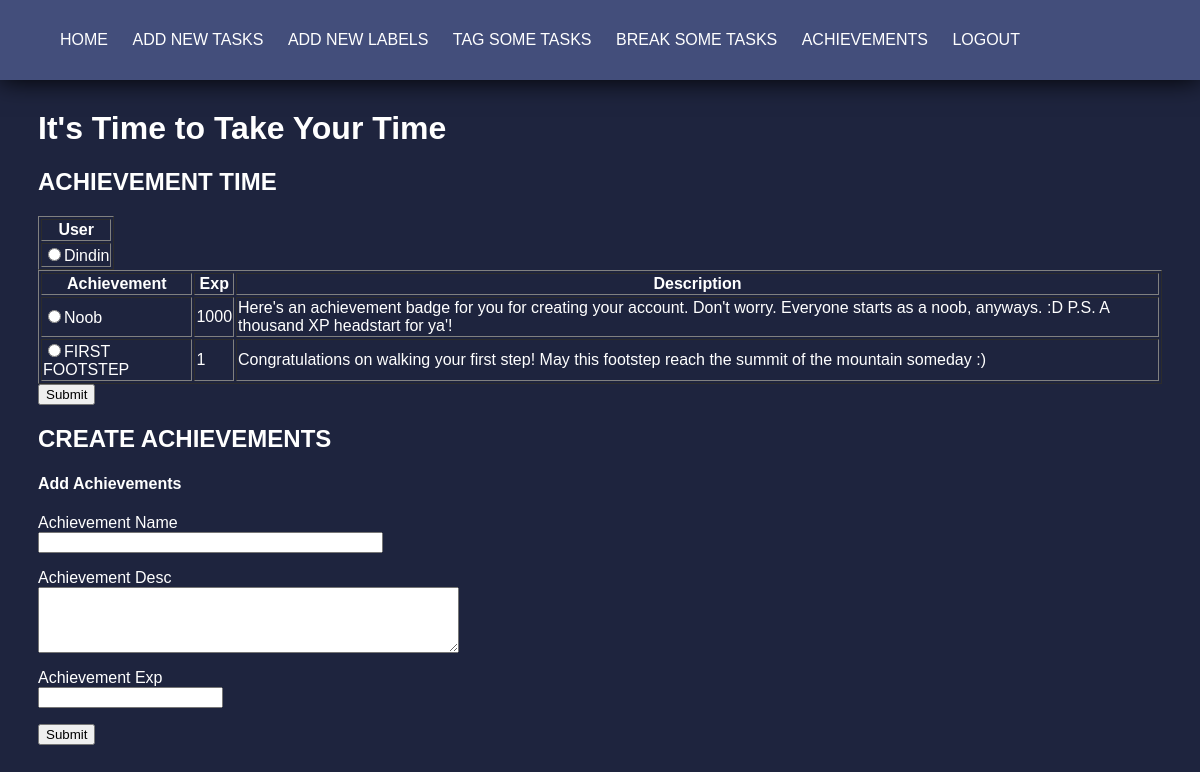
Screenshot of /userachievement.php (signed in) with the database file from the repository.
### tables this page shows
CREATE TABLE IF NOT EXISTS `user` (
  `user_ID` int(5) NOT NULL AUTO_INCREMENT,
  `user_name` varchar(20) DEFAULT NULL,
  `password` varchar(150) DEFAULT NULL,
  `rank` varchar(10) DEFAULT NULL,
  PRIMARY KEY (`user_ID`)
);

CREATE TABLE IF NOT EXISTS `achievements` (
  `ach_ID` int(5) NOT NULL AUTO_INCREMENT,
  `ach_name` varchar(20) DEFAULT NULL,
  `exp_value` int(5) DEFAULT '0',
  `description` varchar(500) DEFAULT NULL,
  PRIMARY KEY (`ach_ID`)
);

### userachievement.php (the view, shortened to what this page needs)
<html>
	<head>
		<link rel="stylesheet" type="text/css" href="styles/main.css">
	</head>
	<body>
	<h1> It's Time to Take Your Time </h1>
	<h2> ACHIEVEMENT TIME </h2>
	<div id='AddTasks'>
		<form action="./processing?process=adduserachievement" method="post" enctype="multipart/form-data">
			<?php
					function toecho($task_ID, $task_name){
						echo '<tr>';
						echo '<td><input type="radio"required name="user-ID" value="'.$task_ID.'">'.$task_name."<br/></td>";
						echo '</tr>';
					}
					function toecho2($ach_ID, $ach_name, $exp_value, $description){
						echo '<tr>';
						echo '<td><input type="radio"required name="ach-ID" value="'.$ach_ID.'">'.$ach_name."<br/></td>";
						echo '<td>'.$exp_value.'</td>';
						echo '<td>'.$description.'</td>';
						echo '</tr>';
					}
					$conn=mysqli_connect("localhost","root","root","takeyourtime");
					$query = "SELECT user_ID, user_name FROM User;";
					$result = $conn->query($query);
					echo '<table border="1" style="display:inline-block;">';
					echo '<th>User</th>';
					foreach ($result as $row)	toecho($row['user_ID'], $row['user_name']);
					echo '</table>';
					$query = "SELECT ach_ID, ach_name, exp_value, description FROM achievements;";
					$result = $conn->query($query);
					echo '<table border="1" style="display:inline-block;">';
					echo '<th>Achievement</th><th>Exp</th><th>Description</th>';
					foreach ($result as $row)	toecho2($row['ach_ID'], $row['ach_name'], $row['exp_value'], $row['description']);
					echo '</table>';
				?>
		<br>
	  	<input type="submit" value="Submit">
	</form>
	</div>
	<h2> CREATE ACHIEVEMENTS </h2>
	<div id='AddTasks'>
		<form action="./addachievements.php" method="post" enctype="multipart/form-data">
		<h4>Add Achievements</h4>
		<p><label>Achievement Name<br>
			<input type="text" required name="ach-name" size="40" id="ach-name"/>
		</label></p>
		<p><label>Achievement Desc<br>
			<textarea required name="ach-desc" rows="4" cols="50" id="ach-desc"></textarea>
		</label></p>
		<p><label>Achievement Exp<br>
			<input type="number" required name="ach-exp" size="40" id="ach-exp"/>
		</label></p>
	  	<input type="submit" value="Submit">
	</form>
	</div>
	</body>
</html>

### styles/main.css (style rules this page uses)
body { font-family: sans-serif; margin-top: 80px; padding: 30px; background-color: #1E243E; color: white; }

### rows the page displays
user: user_name "Dindin"
achievements: ach_name "Noob", exp_value "1000", description "Here's an achievement badge for you for creating your account. Don't worry. Everyone starts as a noob, anyways. :D P.S. A thousand XP headstart for ya'!"
achievements: ach_name "FIRST FOOTSTEP", exp_value "1", description "Congratulations on walking your first step! May this footstep reach the summit of the mountain someday :)"
